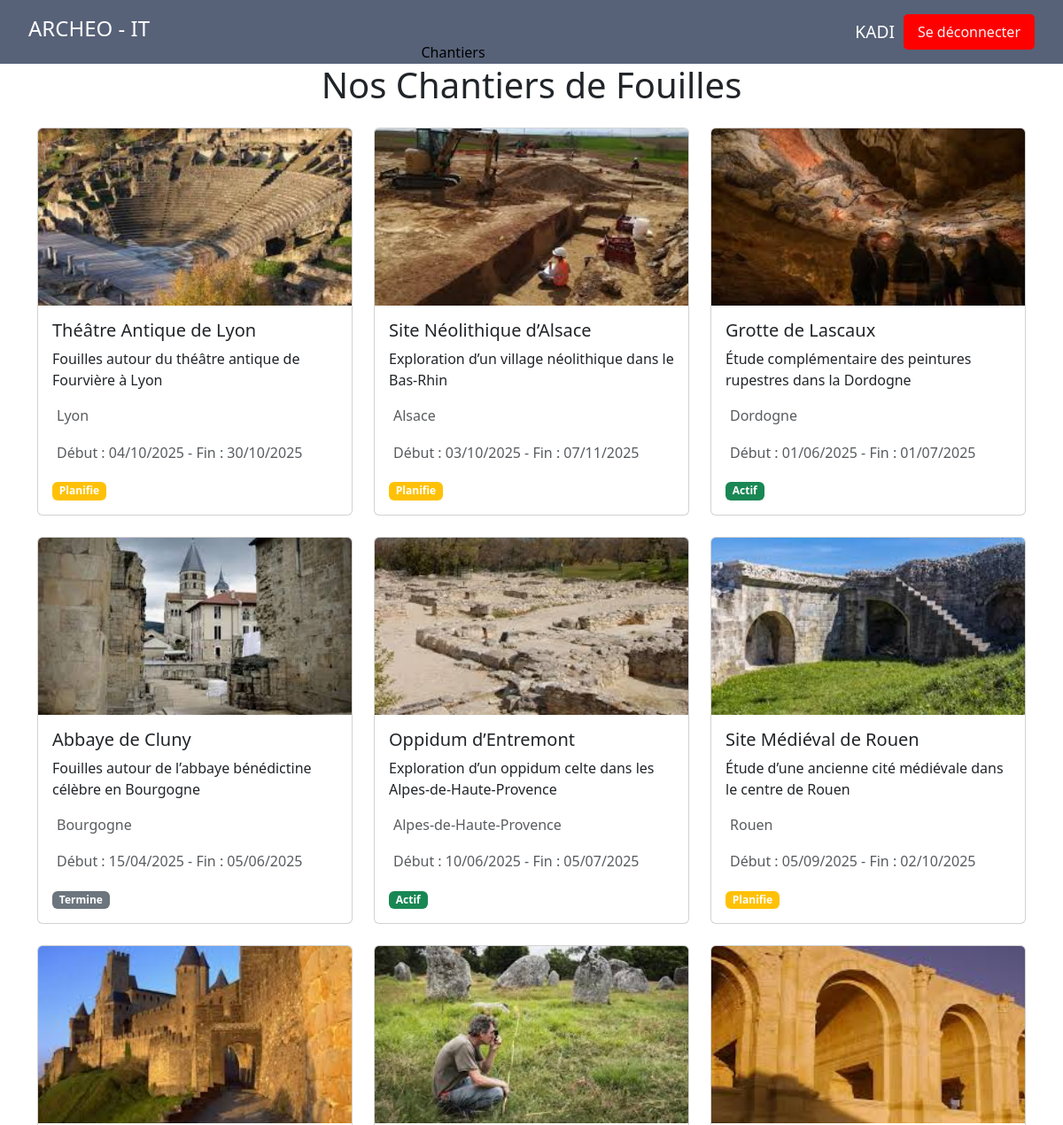
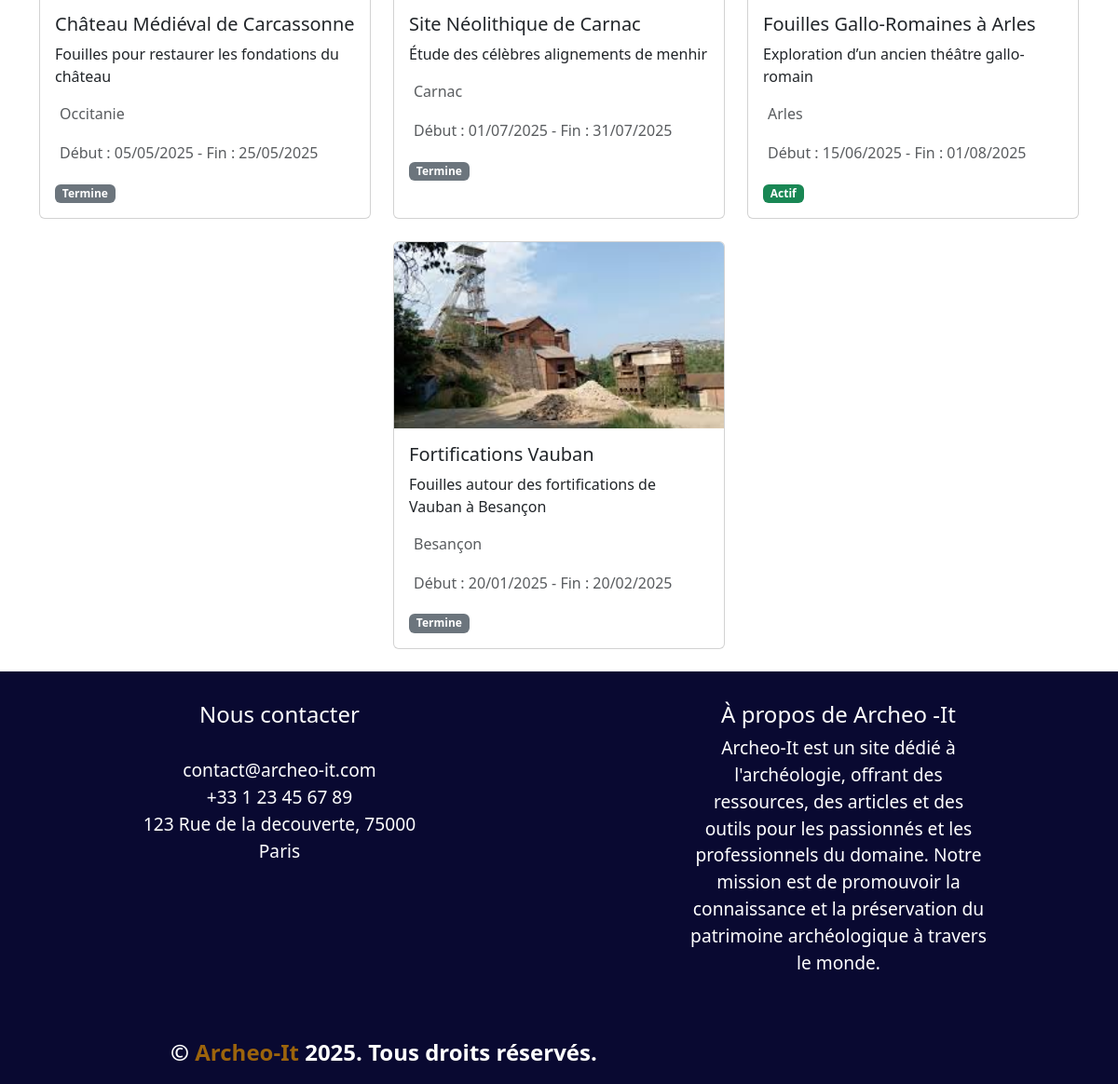
The page /chantiers.php (signed in) on the database its author committed (2 pictures, top to bottom).
### tables this page shows
CREATE TABLE IF NOT EXISTS `chantiers` (
  `id` int(11) NOT NULL AUTO_INCREMENT,
  `nom` varchar(255) NOT NULL,
  `description` text NOT NULL,
  `image` varchar(500) DEFAULT NULL,
  `localisation` varchar(255) NOT NULL,
  `date_debut` date NOT NULL,
  `date_fin` date DEFAULT NULL,
  `statut` enum('planifie','actif','termine') DEFAULT 'actif',
  `created_at` timestamp NULL DEFAULT current_timestamp(),
  PRIMARY KEY (`id`)
);

### chantiers.php (the view, shortened to what this page needs)
<?php
require 'database.php';
try {
    $stmt = $pdo->query("SELECT * FROM chantiers ORDER BY id DESC");
    $chantiers = $stmt->fetchAll(PDO::FETCH_ASSOC);
} catch (PDOException $e) {
    echo "<div class='alert alert-danger' role='alert'>Erreur lors de la récupération des chantiers.</div>";
    $chantiers = [];
}
?>
<!DOCTYPE html>
<html lang="fr">
<head>
    <link href="https://cdn.jsdelivr.net/npm/bootstrap@5.3.3/dist/css/bootstrap.min.css" rel="stylesheet">
    <link rel="stylesheet" href="./assets/css/header.css">
    <link rel="stylesheet" href="./assets/css/respoheader.css">
    <link rel="stylesheet" href="./assets/css/style.css">
    <link rel="stylesheet" href="./assets/css/footer.css">
    <link rel="stylesheet" href="./assets/css/chantier.css">
</head>
<?php require 'header.php'; ?>
<?php include 'respoheader.php'; ?>
<body>
<main class="container">
    <h1 class="text-center mb-4">Nos Chantiers de Fouilles</h1>
    <div class="row justify-content-center">
        <?php if (!empty($chantiers)): ?>
            <?php foreach ($chantiers as $chantier): ?>
                <div class="col-md-4 mb-4">
                    <div class="card h-100">
                        <?php if (!empty($chantier['image'])): ?>
                            <img src="<?= htmlspecialchars($chantier['image']) ?>" class="card-img-top" alt="<?= htmlspecialchars($chantier['nom']) ?>">
                        <?php else: ?>
                            <img src="./assets/images/gergovie.jpg" class="card-img-top" alt="Image par défaut">
                        <?php endif; ?>
                        <div class="card-body">
                            <h5 class="card-title"><?= htmlspecialchars($chantier['nom']) ?></h5>
                            <p class="card-text"><?= htmlspecialchars($chantier['description']) ?></p>
                            <?php if (!empty($chantier['localisation'])): ?>
                                <p class="text-muted">
                                    <?= htmlspecialchars($chantier['localisation']) ?>
                                </p>
                            <?php endif; ?>
                            <?php if (!empty($chantier['date_debut'])): ?>
                                <p class="text-muted">
                                    Début : <?= date('d/m/Y', strtotime($chantier['date_debut'])) ?>
                                    <?php if (!empty($chantier['date_fin'])): ?>
                                        - Fin : <?= date('d/m/Y', strtotime($chantier['date_fin'])) ?>
                                    <?php endif; ?>
                                </p>
                            <?php endif; ?>
                            <span class="badge
                                <?php
                                    switch ($chantier['statut']) {
                                        case 'actif': echo 'bg-success'; break;
                                        case 'planifie': echo 'bg-warning'; break;
                                        case 'termine': echo 'bg-secondary'; break;
                                    }
                                ?>">
                                <?= ucfirst(htmlspecialchars($chantier['statut'])) ?>
                            </span>
                        </div>
                    </div>
                </div>
            <?php endforeach; ?>
        <?php endif; ?>
    </div>
</main>
<?php require 'footer.php'; ?>
</body>
</html>

### assets/css/style.css (style rules this page uses)
body { background-color: #f8f9fa; }

### assets/css/chantier.css (style rules this page uses)
.card { height: 100%; transition: transform 0.3s ease; }
.card-img-top { height: 200px; object-fit: cover; }
.badge { font-size: 0.8rem; }

### rows shown on the page
chantiers: image (picture), nom "Théâtre Antique de Lyon", description "Fouilles autour du théâtre antique de Fourvière à Lyon", localisation "Lyon", date_debut "04/10/2025", date_fin "30/10/2025", statut "Planifie"
chantiers: image (picture), nom "Site Néolithique d’Alsace", description "Exploration d’un village néolithique dans le Bas-Rhin", localisation "Alsace", date_debut "03/10/2025", date_fin "07/11/2025", statut "Planifie"
chantiers: image (picture), nom "Grotte de Lascaux", description "Étude complémentaire des peintures rupestres dans la Dordogne", localisation "Dordogne", date_debut "01/06/2025", date_fin "01/07/2025", statut "Actif"
chantiers: image (picture), nom "Abbaye de Cluny", description "Fouilles autour de l’abbaye bénédictine célèbre en Bourgogne", localisation "Bourgogne", date_debut "15/04/2025", date_fin "05/06/2025", statut "Termine"
chantiers: image (picture), nom "Oppidum d’Entremont", description "Exploration d’un oppidum celte dans les Alpes-de-Haute-Provence", localisation "Alpes-de-Haute-Provence", date_debut "10/06/2025", date_fin "05/07/2025", statut "Actif"
chantiers: image (picture), nom "Site Médiéval de Rouen", description "Étude d’une ancienne cité médiévale dans le centre de Rouen", localisation "Rouen", date_debut "05/09/2025", date_fin "02/10/2025", statut "Planifie"
chantiers: image (picture), nom "Château Médiéval de Carcassonne", description "Fouilles pour restaurer les fondations du château", localisation "Occitanie", date_debut "05/05/2025", date_fin "25/05/2025", statut "Termine"
chantiers: image (picture), nom "Site Néolithique de Carnac", description "Étude des célèbres alignements de menhir", localisation "Carnac", date_debut "01/07/2025", date_fin "31/07/2025", statut "Termine"
chantiers: image (picture), nom "Fouilles Gallo-Romaines à Arles", description "Exploration d’un ancien théâtre gallo-romain", localisation "Arles", date_debut "15/06/2025", date_fin "01/08/2025", statut "Actif"
chantiers: image (picture), nom "Fortifications Vauban", description "Fouilles autour des fortifications de Vauban à Besançon", localisation "Besançon", date_debut "20/01/2025", date_fin "20/02/2025", statut "Termine"

### other values the page prints
$_SESSION['username'] "KADI"
